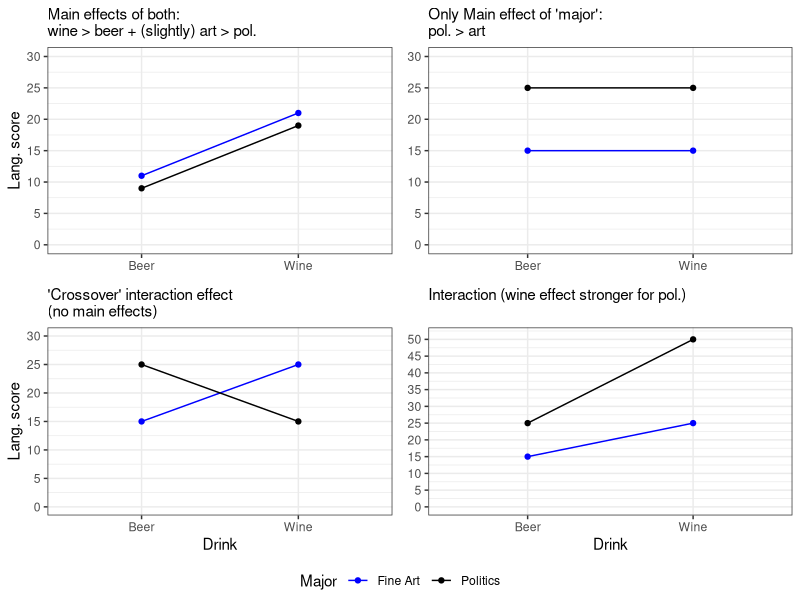

Reproduce this figure in R.
## ---- chunk 1

library(ggplot2)

## good plotting stuff
# https://www.sthda.com/english/wiki/wiki.php?id_contents=7930
# https://cran.r-project.org/web/packages/egg/vignettes/Ecosystem.html
# https://www.datanovia.com/en/blog/ggplot-title-subtitle-and-caption/
#   https://www.tidyverse.org/blog/2024/02/ggplot2-3-5-0-legends/
#   https://www.sthda.com/english/wiki/ggplot2-legend-easy-steps-to-change-the-position-and-the-appearance-of-a-graph-legend-in-r-software
# https://www.sthda.com/english/wiki/ggplot2-axis-ticks-a-guide-to-customize-tick-marks-and-labels
# https://www.sthda.com/english/wiki/ggplot2-line-plot-quick-start-guide-r-software-and-data-visualization

data_ME1<-tibble::tibble(Major=rep(c("Fine Art", "Politics"),each=2), 
                         Drink=rep(c("Beer", "Wine"),times=2), 
                         Score=c(11, 21, 9, 19))

data_ME2<-tibble::tibble(Major=rep(c("Fine Art", "Politics"),each=2), 
                         Drink=rep(c("Beer", "Wine"),times=2), 
                         Score=c(15, 15, 25, 25))

data_CrossInt<-tibble::tibble(Major=rep(c("Fine Art", "Politics"),each=2), 
                         Drink=rep(c("Beer", "Wine"),times=2), 
                         Score=c(15, 25, 25, 15))

data_ME_Int<-tibble::tibble(Major=rep(c("Fine Art", "Politics"),each=2), 
                         Drink=rep(c("Beer", "Wine"),times=2), 
                         Score=c(15, 25, 25, 50))


p1<-ggplot(data_ME1, aes(x=Drink, y=Score, group=Major)) +
  theme_bw()+
  geom_line(aes(color=Major))+
  geom_point(aes(color=Major))+
  scale_color_manual(values=c("Blue","Black"))+
  scale_y_continuous(limits=c(0, 30),breaks=seq(0,30,5))+
  # theme(legend.position = c(.935, .9))+
  # theme(legend.position="top")+
  theme(axis.title.x = element_blank())+
  ylab("Lang. score")+
  labs(subtitle = "Main effects of both:\nwine > beer + (slightly) art > pol.")
  # theme(plot.caption = element_text(hjust=0))

p2<-ggplot(data_ME2, aes(x=Drink, y=Score, group=Major)) +
  theme_bw()+
  geom_line(aes(color=Major))+
  geom_point(aes(color=Major))+
  scale_color_manual(values=c("Blue","Black"))+
  scale_y_continuous(limits=c(0, 30),breaks=seq(0,30,5))+
  # theme(legend.position = c(.935, .9))+
  # theme(legend.position="none")+
  theme(axis.title.x = element_blank(),
        axis.title.y = element_blank())+
  labs(subtitle = "Only Main effect of 'major':\npol. > art")
  # theme(plot.caption = element_text(hjust=0))

p3<-ggplot(data_CrossInt, aes(x=Drink, y=Score, group=Major)) +
  theme_bw()+
  geom_line(aes(color=Major))+
  geom_point(aes(color=Major))+
  scale_color_manual(values=c("Blue","Black"))+
  scale_y_continuous(limits=c(0, 30),breaks=seq(0,30,5))+
  # theme(legend.position = c(.935, .9))+
  # theme(legend.position="none")+
  ylab("Lang. score")+
  labs(subtitle = "'Crossover' interaction effect\n(no main effects)")
  # theme(plot.caption = element_text(hjust=0))

p4<-ggplot(data_ME_Int, aes(x=Drink, y=Score, group=Major)) +
  theme_bw()+
  geom_line(aes(color=Major))+
  geom_point(aes(color=Major))+
  scale_color_manual(values=c("Blue","Black"))+
  scale_y_continuous(limits=c(0, 51),breaks=seq(0,50,5))+
  # theme(legend.position="none")+
  theme(axis.title.y = element_blank())+
  labs(subtitle = "Interaction (wine effect stronger for pol.)\n ")
  # theme(plot.caption = element_text(hjust=0))


ggpubr::ggarrange(p1, p2, p3, p4, ncol=2, nrow=2, common.legend = TRUE, legend="bottom")

# gridExtra::grid.arrange(p1, p2, p3, p4, ncol=2, nrow =2)
